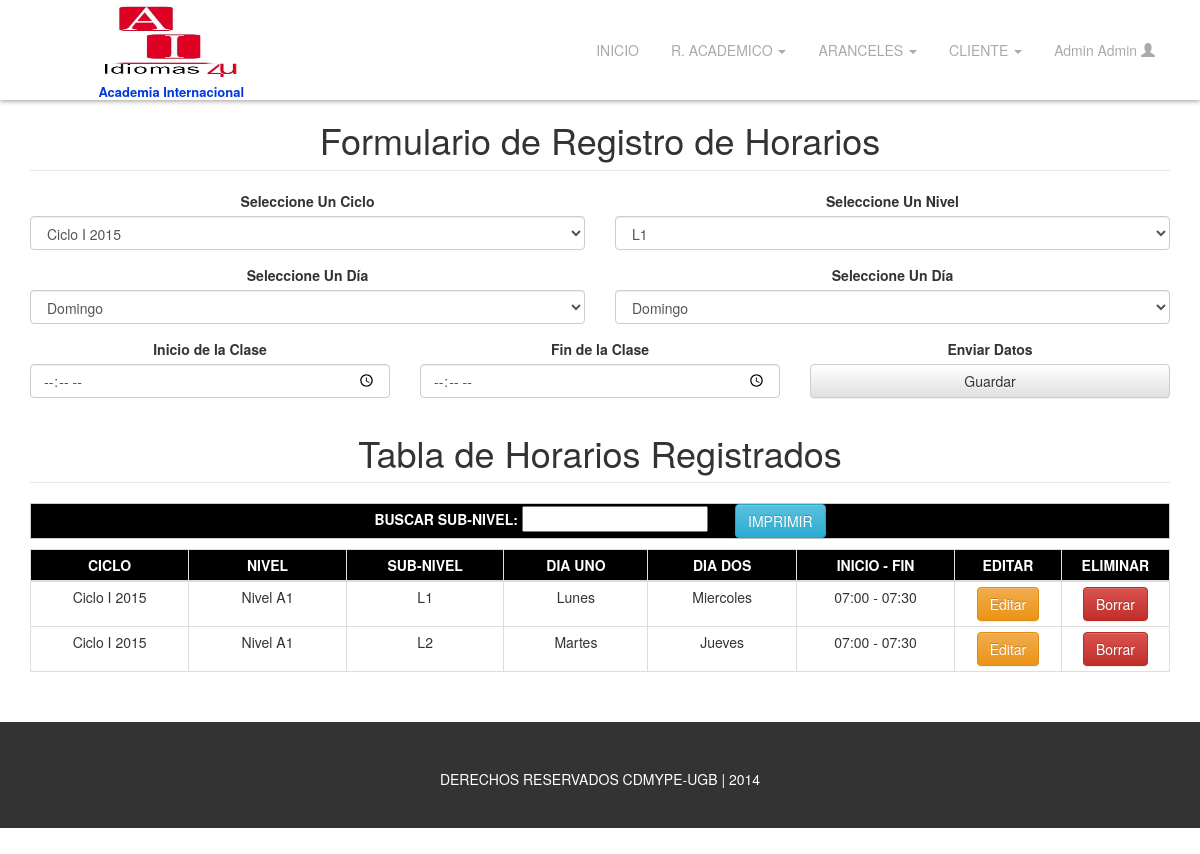
The app's page /admin/reghorario/index.php (signed in) with its own data.
### tables this page shows
CREATE TABLE `usuario` (
  `id_usuario` int(10) NOT NULL,
  `nombre` varchar(50) NOT NULL,
  `apellido` varchar(50) NOT NULL,
  `tipo` enum('admin','user','docente') NOT NULL,
  `username` varchar(50) NOT NULL,
  `password` varchar(50) NOT NULL
);

CREATE TABLE `horario` (
  `id_horario` int(10) NOT NULL,
  `id_ciclo` int(10) DEFAULT NULL,
  `id_sub_nivel` int(10) DEFAULT NULL,
  `id_dia` int(10) DEFAULT NULL,
  `inicio_clase` varchar(10) DEFAULT NULL,
  `fin_clase` varchar(10) DEFAULT NULL,
  `inicio_fin_clase` varchar(15) DEFAULT NULL,
  `id_dia2` int(10) DEFAULT NULL
);

CREATE TABLE `ciclo` (
  `id_ciclo` int(10) NOT NULL,
  `nombre_del_ciclo` varchar(15) NOT NULL
);

CREATE TABLE `nivel` (
  `id_nivel` int(10) NOT NULL,
  `nombre_del_nivel` varchar(15) NOT NULL
);

CREATE TABLE `sub_nivel` (
  `id_sub_nivel` int(10) NOT NULL,
  `id_nivel` int(10) DEFAULT NULL,
  `nombre_del_sub_nivel` varchar(15) DEFAULT NULL
);

CREATE TABLE `dia` (
  `id_dia` int(10) NOT NULL,
  `nombre_del_dia` varchar(15) NOT NULL
);

### admin/php/usuario.php (called while the page is built)
<?php
	include('config/config.php');
	$sql = mysqli_query($link, " select nombre, apellido, username from usuario where username='$username' ");
	$usuario = mysqli_fetch_all($sql, MYSQLI_ASSOC);
?>

### admin/reghorario/consul.php (called while the page is built)
<?php
	include('../php/config/config.php');
	$sqlciclo = mysqli_query($link, "select id_ciclo, nombre_del_ciclo from ciclo");
	$ciclo = mysqli_fetch_all($sqlciclo, MYSQLI_ASSOC);
	$sqlsubnivel = mysqli_query($link, "select id_sub_nivel, nombre_del_sub_nivel from sub_nivel");
	$subnivel = mysqli_fetch_all($sqlsubnivel, MYSQLI_ASSOC);
	$sqldia = mysqli_query($link, "select id_dia, nombre_del_dia from dia");
	$dia = mysqli_fetch_all($sqldia, MYSQLI_ASSOC);
?>

### admin/reghorario/busqhorario.php (called while the page is built)
<?php
	include('../php/config/config.php');
	$horarios = isset($_POST['horario']) ? $_POST['horario'] : '' ;
	$sql = mysqli_query($link, "select
									ciclo.id_ciclo,
									ciclo.nombre_del_ciclo,
									nivel.id_nivel,
									nivel.nombre_del_nivel,
									sub_nivel.id_sub_nivel,
									sub_nivel.nombre_del_sub_nivel,
									dia.id_dia,
									dia.nombre_del_dia,
									horario.id_horario,
									horario.inicio_clase,
									horario.fin_clase,
									horario.inicio_fin_clase,
									horario.id_dia2
								from horario
									inner join ciclo on horario.id_ciclo = ciclo.id_ciclo
									inner join sub_nivel on horario.id_sub_nivel = sub_nivel.id_sub_nivel
									inner join nivel on sub_nivel.id_nivel = nivel.id_nivel
									inner join dia on horario.id_dia = dia.id_dia
								where nombre_del_sub_nivel like '%$horarios%'  ") or die(mysqli_error($link));
?>

### admin/reghorario/index.php (the view, shortened to what this page needs)
<!DOCTYPE html>
<html lang="es">
	<head>
		<?php include '../inc/head_common2.inc'; ?>
		<link rel="stylesheet" href="../css/bgColor.css">
	</head>
	<body>
		<?php include '../inc/header2.inc'; ?>
		<div class="container inicio">
			<div class="row hidden-print">
				<div class="col-xs-12">
					<form action="javascript: registrarHorario()" name="frmReghorario" id="frmReghorario" onReset="javascript: limpiar()">
						<div class="row"> <div class="col-xs-12"> <legend><h1>Formulario de Registro de Horarios</h1></legend> </div> </div> <?php include('consul.php'); ?>
						<div class="row">
							<div class="col-xs-12 col-sm-6">
								<div class="form-group">
									<label class="control-label">Seleccione Un Ciclo</label>
									<select name="cbociclo" id="cbociclo" class="form-control"> <?php foreach ($ciclo as $row) { echo '<option value="'.$row['id_ciclo'].'">'.$row['nombre_del_ciclo'].'</option>'; } ?> </select>
								</div>
							</div>
							<div class="col-xs-12 col-sm-6">
								<div class="form-group">
									<label class="control-label">Seleccione Un Nivel</label>
									<select name="cbonivel" id="cbonivel" class="form-control"> <?php foreach ($subnivel as $row1) { echo '<option value="'.$row1['id_sub_nivel'].'">'.$row1['nombre_del_sub_nivel'].'</option>'; } ?> </select>
								</div>
							</div>
						</div>
						<div class="row">
							<div class="col-xs-12 col-sm-6">
								<div class="form-group">
									<label class="control-label">Seleccione Un Día</label>
									<select name="cbodia" id="cbodia" class="form-control"> <?php foreach ($dia as $row) { echo '<option value="'.$row['id_dia'].'">'.$row['nombre_del_dia'].'</option>'; }  ?> </select>
								</div>
							</div>
							<div class="col-xs-12 col-sm-6">
								<div class="form-group">
									<label class="control-label">Seleccione Un Día</label>
									<select name="cbodiados" id="cbodiados" class="form-control"> <?php foreach ($dia as $row) { echo '<option value="'.$row['id_dia'].'">'.$row['nombre_del_dia'].'</option>'; } ?> </select>
								</div>
							</div>
						</div>
						<div class="row">
							<div class="col-xs-12 col-sm-4">
								<div class="form-group">
									<label for="inicio" class="control-label">Inicio de la Clase</label>
									<input type="time" name="txtnomInicio" id="txtnomInicio" class="form-control">
								</div>
							</div>
							<div class="col-xs-12 col-sm-4">
								<div class="form-group">
									<label for="inicio" class="control-label">Fin de la Clase</label>
									<input type="time" name="txtnomFin" id="txtnomFin" class="form-control">
								</div>
							</div>
							<div class="col-xs-12 col-sm-4">
								<label for="nose" class="control-label">Enviar Datos</label>
								<input type="submit" class="form-control btn btn-default" value="Guardar">
							</div>
						</div>
					</form>
				</div>
			</div
>
			<div class="row">
				<div class="col-xs-12">
					<div class="row hidden-print">
						<div class="col-xs-12">
							<legend>
								<h1>Tabla de Horarios Registrados</h1>
							</legend>
						</div>
					</div>
					<p class="btnp hidden-print">
						Buscar Sub-Nivel:
						<input type="text" name="txtBuscar" id="txtBuscar" onKeyUp="buscarHorario(this.value)">
						<a href="javascript: window.print();" class="btn btn-info">Imprimir</a>
					</p>
					<div id="RespBusquedaHorario"> <?php include('busquedaHorario.php'); ?> </div>
				</div>
			</div>
		</div>
		<?php include '../inc/footer.inc'; ?>
	</body>
</html>

### admin/inc/header2.inc (shortened to what this page needs)
<header id="main-header">
	<div class="container hidden-print">
		<div class="row">
			<div class="col-xs-5 col-sm-3">
				<h1 id="main-logo">
					<a href="../../admin"><img src="../../img/logo.jpg" alt="Academia Internacional">
						<span>Academia Internacional</span>
					</a>
				</h1>
			</div>
			<div class="col-xs-7 col-sm-9">
				<ul id="main-menu" class="nav nav-pills hidden-xs">
					<li><a href="../index.php">INICIO</a></li>
					<li class="dropdown">
						<a href="#" class="dropdown-toggle" data-toggle="dropdown"> R. ACADEMICO <span class="caret"></span> </a>
					</li>
					<li class="dropdown">
						<a href="#" class="dropdown-toggle" data-toggle="dropdown"> ARANCELES <span class="caret"></span> </a>
					</li>
					<li class="dropdown">
						<a href="#" class="dropdown-toggle" data-toggle="dropdown"> CLIENTE <span class="caret"></span> </a>
					</li>
					<li class="dropdown">
						<a href="#" class="dropdown-toggle" data-toggle="dropdown">
							<?php
								$username = $_SESSION['username'] ;
								include('../php/usuario.php');
								foreach ($usuario as $row ) {
									echo ucwords($row['nombre'].' '.$row['apellido']);
								}
							?>
							<span class="glyphicon glyphicon-user"></span>
						</a>
					</li>
				</ul>
			</div>
		</div>
	</div>
</header>

### admin/reghorario/busquedaHorario.php (shortened to what this page needs)
<div>
	<form name="frmBusquedaHorario" id="frmBusquedaHorario">
		<div class="row">
			<div class="col-xs-12">
				<table align="center" cellpadding="5" id="tblHorario" class="table table-bordered table-condensed">
					<thead>
						<tr>
							<td>Ciclo</td>
							<td>Nivel</td>
							<td>Sub-Nivel</td>
							<td>Dia Uno</td>
							<td>Dia Dos</td>
							<td>Inicio - Fin</td>
							<td class="hidden-print">Editar</td>
							<td class="hidden-print">Eliminar</td>
						</tr>
					</thead>
					<tbody>
						<?php
							include('busqhorario.php');
							while($fila = mysqli_fetch_assoc($sql)){
						?>
							<tr id="horario_<?php echo $fila['id_horario'] ?>" onClick="modHorario(<?php echo $fila['id_horario'] ?>)">
								<td width="200"><?php echo $fila['nombre_del_ciclo'] ?></td>
								<td width="200"><?php echo $fila['nombre_del_nivel']; ?></td>
								<td width="200"><?php echo $fila['nombre_del_sub_nivel']; ?></td>
								<td width="180"><?php echo $fila['nombre_del_dia'] ?></td>
								<td width="180" > <?php  include('../php/config/config.php');
								$sqldia = mysqli_query($link, "select id_dia, nombre_del_dia from dia where id_dia=".$fila['id_dia2']." ");
								$dia = mysqli_fetch_all($sqldia, MYSQLI_ASSOC);
								foreach ($dia as $row) { echo $row['nombre_del_dia']; } ?> </td>
								<td width="200"><?php echo $fila['inicio_fin_clase'] ?></td>
								<td width="120" class="hidden-print"><a href="#" class="btn btn-warning" role="button">Editar</a></td>
								<td width="120" class="hidden-print">
									<a href="javascript: eliminarHorario(<?php echo $fila['id_horario'] ?>)" class="btn btn-danger" role="button">Borrar</a>
								</td>
							</tr>
						<?php
							}
						?>
					</tbody>
				</table>
			</div>
		</div>
	</form>
</div>

### admin/css/style.css (style rules this page uses)
html, body { height: 94.30%; margin-top: 0px; font-family: 'Source Sans Pro', 'Helvetica Neue', Helvetica, Arial, sans-serif; background-image: url('../img/textura.jpg'); }
ul { padding: 0px; margin: 0px; list-style-type: none; }
ul li { margin-bottom: 5px; }
#main-header { position: fixed; top: 0; width: 100%; background-color: #fff; z-index: 99; background-color: rgb(255, 255, 255); background-color: rgba(255, 255, 255, 0.95); -ms-filter: "progid:DXImageTransform.Microsoft.gradient(startColorstr=#11000000, endColorstr=#11000000)"; -moz-box-shadow: 0 1px 5px #999; -webkit-box-shadow: 0 1px 5px #999; box-shadow: 0 1px 5px #999; }
#main-logo, #logo { width: 100%; height: 100px; padding: 2px 0 0 20px; margin: 0; background-color: #fff; text-align: center; }
#main-logo >a { font-size: 20px; font-size: 2rem; font-weight: 600; color: #fff; text-decoration: none; }
#main-logo>a>img { height: 80px; width: 140px; margin: 0 auto; margin-bottom: 3px; }
#main-logo>a>span { display: block; color: #0038DF; font-size: 13px; font-size: 1.3rem; }
#main-menu { float:right; margin-top: 30px; }
#main-menu a { color: #aaa; }

### admin/css/bgColor.css (style rules this page uses)
.inicio { margin-top: 100px; margin-bottom: 30px; text-align: center; }
table, .btnp { border:1px solid #CCC; }
table thead, .btnp { background: #000; color: #FFF; text-align:center; text-transform:uppercase; font-weight:bolder; }
.btnp { color: #fff; }
.btnp input { color: #000; }

### records on screen
usuario: nombre+apellido "Admin Admin"
horario: id_ciclo.nombre_del_ciclo "Ciclo I 2015", nivel.nombre_del_nivel "Nivel A1", id_sub_nivel.nombre_del_sub_nivel "L1", id_dia.nombre_del_dia "Lunes", inicio_fin_clase "07:00 - 07:30"
dia: nombre_del_dia "Miercoles"
horario: id_ciclo.nombre_del_ciclo "Ciclo I 2015", nivel.nombre_del_nivel "Nivel A1", id_sub_nivel.nombre_del_sub_nivel "L2", id_dia.nombre_del_dia "Martes", inicio_fin_clase "07:00 - 07:30"
dia: nombre_del_dia "Jueves"

### other values on screen
form field cbociclo "Ciclo I 2015"
form field cbonivel "L1"
form field cbodia "Domingo"
form field cbodiados "Domingo"
